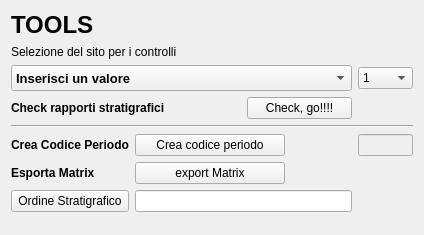
             <widget class="QWidget" name="page">
              <property name="geometry">
               <rect>
                <x>0</x>
                <y>0</y>
                <width>424</width>
                <height>235</height>
               </rect>
              </property>
              <attribute name="label">
               <string>Sistemi di controllo</string>
              </attribute>
              <layout class="QGridLayout" name="gridLayout_20">
               <item row="0" column="0">
                <widget class="QLabel" name="label_36">
                 <property name="font">
                  <font>
                   <pointsize>18</pointsize>
                   <weight>75</weight>
                   <bold>true</bold>
                  </font>
                 </property>
                 <property name="text">
                  <string>TOOLS</string>
                 </property>
                </widget>
               </item>
               <item row="1" column="0" colspan="2">
                <widget class="QLabel" name="label_9">
                 <property name="text">
                  <string>Selezione del sito per i controlli</string>
                 </property>
                </widget>
               </item>
               <item row="2" column="0" colspan="3">
                <widget class="QComboBox" name="comboBox_sito_rappcheck">
                 <property name="enabled">
                  <bool>true</bool>
                 </property>
                 <property name="minimumSize">
                  <size>
                   <width>341</width>
                   <height>26</height>
                  </size>
                 </property>
                 <property name="font">
                  <font>
                   <pointsize>10</pointsize>
                   <weight>75</weight>
                   <bold>true</bold>
                  </font>
                 </property>
                 <property name="mouseTracking">
                  <bool>true</bool>
                 </property>
                 <property name="editable">
                  <bool>false</bool>
                 </property>
                 <property name="maxVisibleItems">
                  <number>99999</number>
                 </property>
                 <property name="maxCount">
                  <number>2147483647</number>
                 </property>
                 <item>
                  <property name="text">
                   <string>Inserisci un valore</string>
                  </property>
                 </item>
                </widget>
               </item>
               <item row="3" column="0" colspan="2">
                <widget class="QLabel" name="label_70">
                 <property name="font">
                  <font>
                   <weight>75</weight>
                   <bold>true</bold>
                  </font>
                 </property>
                 <property name="text">
                  <string>Check rapporti stratigrafici</string>
                 </property>
                </widget>
               </item>
               <item row="6" column="0">
                <widget class="QLabel" name="label_48">
                 <property name="font">
                  <font>
                   <weight>75</weight>
                   <bold>true</bold>
                  </font>
                 </property>
                 <property name="text">
                  <string>Crea Codice Periodo</string>
                 </property>
                </widget>
               </item>
               <item row="6" column="1" colspan="2">
                <widget class="QPushButton" name="pushButton_crea_codice_periodo">
                 <property name="maximumSize">
                  <size>
                   <width>150</width>
                   <height>16777215</height>
                  </size>
                 </property>
                 <property name="font">
                  <font>
                   <pointsize>9</pointsize>
                  </font>
                 </property>
                 <property name="toolTip">
                  <string>Show Selcted Features</string>
                 </property>
                 <property name="text">
                  <string>Crea codice periodo</string>
                 </property>
                 <property name="icon">
                  <iconset resource="../.qgis2/python/plugins/pyarchinit/modules/gui/resources.qrc">
                   <normaloff>:/images/sheet.png</normaloff>:/images/sheet.png</iconset>
                 </property>
                </widget>
               </item>
               <item row="6" column="3">
                <widget class="QLineEdit" name="lineEdit_codice_periodo">
                 <property name="enabled">
                  <bool>false</bool>
                 </property>
                </widget>
               </item>
               <item row="7" column="0">
                <widget class="QLabel" name="label_45">
                 <property name="font">
                  <font>
                   <weight>75</weight>
                   <bold>true</bold>
                  </font>
                 </property>
                 <property name="text">
                  <string>Esporta Matrix</string>
                 </property>
                </widget>
               </item>
               <item row="7" column="1" colspan="2">
                <widget class="QPushButton" name="pushButton_export_matrix">
                 <property name="maximumSize">
                  <size>
                   <width>150</width>
                   <height>16777215</height>
                  </size>
                 </property>
                 <property name="font">
                  <font>
                   <pointsize>9</pointsize>
                  </font>
                 </property>
                 <property name="toolTip">
                  <string>Export PDF</string>
                 </property>
                 <property name="text">
                  <string>export Matrix</string>
                 </property>
                 <property name="icon">
                  <iconset resource="../.qgis2/python/plugins/pyarchinit/modules/gui/resources.qrc">
                   <normaloff>:/images/sheet.png</normaloff>:/images/sheet.png</iconset>
                 </property>
                </widget>
               </item>
               <item row="8" column="0">
                <widget class="QPushButton" name="pushButton_orderLayers">
                 <property name="font">
                  <font>
                   <pointsize>9</pointsize>
                  </font>
                 </property>
                 <property name="text">
                  <string>Ordine Stratigrafico</string>
                 </property>
                </widget>
               </item>
               <item row="8" column="1" colspan="2">
                <widget class="QLineEdit" name="lineEditOrderLayer">
                 <property name="enabled">
                  <bool>true</bool>
                 </property>
                </widget>
               </item>
               <item row="9" column="2">
                <spacer name="verticalSpacer_3">
                 <property name="orientation">
                  <enum>Qt::Vertical</enum>
                 </property>
                 <property name="sizeHint" stdset="0">
                  <size>
                   <width>20</width>
                   <height>209</height>
                  </size>
                 </property>
                </spacer>
               </item>
               <item row="2" column="3">
                <widget class="QComboBox" name="comboBox_area_rappcheck">
                 <item>
                  <property name="text">
                   <string>1</string>
                  </property>
                 </item>
                 <item>
                  <property name="text">
                   <string>2</string>
                  </property>
                 </item>
                 <item>
                  <property name="text">
                   <string>3</string>
                  </property>
                 </item>
                 <item>
                  <property name="text">
                   <string>4</string>
                  </property>
                 </item>
                 <item>
                  <property name="text">
                   <string>5</string>
                  </property>
                 </item>
                 <item>
                  <property name="text">
                   <string>6</string>
                  </property>
                 </item>
                 <item>
                  <property name="text">
                   <string>7</string>
                  </property>
                 </item>
                 <item>
                  <property name="text">
                   <string>8</string>
                  </property>
                 </item>
                 <item>
                  <property name="text">
                   <string>9</string>
                  </property>
                 </item>
                 <item>
                  <property name="text">
                   <string>10</string>
                  </property>
                 </item>
                </widget>
               </item>
               <item row="3" column="2">
                <widget class="QPushButton" name="pushButton_rapp_check">
                 <property name="font">
                  <font>
                   <pointsize>9</pointsize>
                  </font>
                 </property>
                 <property name="toolTip">
                  <string>Export PDF</string>
                 </property>
                 <property name="text">
                  <string>Check, go!!!!</string>
                 </property>
                 <property name="icon">
                  <iconset resource="../.qgis2/python/plugins/pyarchinit/modules/gui/resources.qrc">
                   <normaloff>:/images/sheet.png</normaloff>:/images/sheet.png</iconset>
                 </property>
                </widget>
               </item>
               <item row="4" column="0" colspan="4">
                <widget class="Line" name="line">
                 <property name="orientation">
                  <enum>Qt::Horizontal</enum>
                 </property>
                </widget>
               </item>
              </layout>
             </widget>
